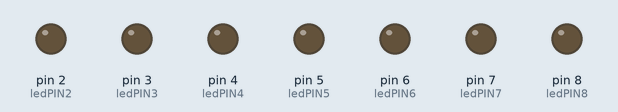
Simulated run of this sketch. Board: Arduino Uno, built with avr-gcc and run on an emulated ATmega328P. Shown: output pins drawn as LEDs (lit = HIGH).

Above: at 0.5 s.
At 7.5 s:
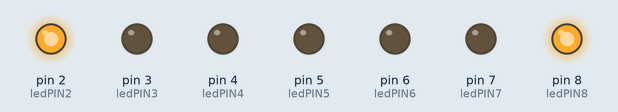
At 9.5 s:
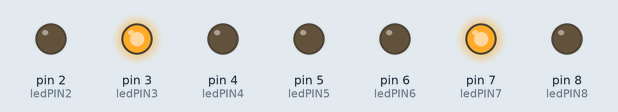
At 13.5 s:
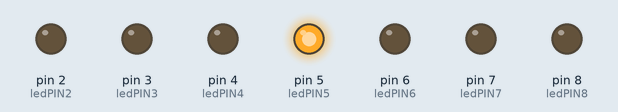
At 17.5 s:
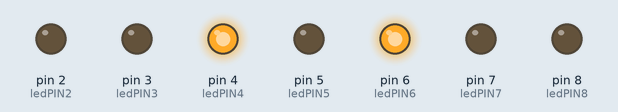
Timing chart, 0 to 18.2 s (numbered marks = the images above):
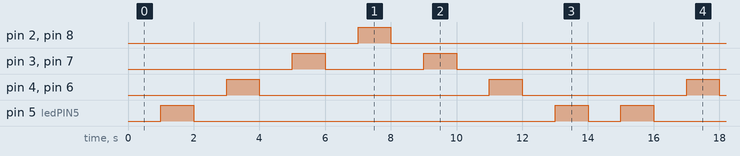

Measured:
- by itself, pin 2 (ledPIN2), pin 8 (ledPIN8): alternates HIGH for 1.0 s and LOW for 13.0 s
- by itself, pin 3 (ledPIN3), pin 7 (ledPIN7): repeats every 14.0 s: LOW 3.0 s, HIGH 1.0 s, LOW 9.0 s, HIGH 1.0 s
- by itself, pin 4 (ledPIN4), pin 6 (ledPIN6): repeats every 14.0 s: LOW 7.0 s, HIGH 1.0 s, LOW 5.0 s, HIGH 1.0 s
- by itself, pin 5 (ledPIN5): repeats every 14.0 s: LOW 11.0 s, HIGH 1.0 s, LOW 1.0 s, HIGH 1.0 s

The sketch:

De_un_lado_a_otro.ino
```cpp
const int ledPIN2 = 2;
const int ledPIN3 = 3;
const int ledPIN4 = 4;
const int ledPIN5 = 5;
const int ledPIN6 = 6;
const int ledPIN7 = 7;
const int ledPIN8 = 8;

void setup(){
  Serial.begin(9600);
  pinMode(ledPIN2 , OUTPUT);
  pinMode(ledPIN3 , OUTPUT);
  pinMode(ledPIN4 , OUTPUT);
  pinMode(ledPIN5 , OUTPUT);
  pinMode(ledPIN6 , OUTPUT);
  pinMode(ledPIN7 , OUTPUT);
  pinMode(ledPIN8 , OUTPUT);
}

void loop(){
  digitalWrite(ledPIN5, LOW);
  delay(1000);
  digitalWrite(ledPIN5, HIGH);
  delay(1000);
  digitalWrite(ledPIN5, LOW);
  delay(1000);
  digitalWrite(ledPIN4, HIGH);
  digitalWrite(ledPIN6, HIGH);
  delay(1000);
  digitalWrite(ledPIN4, LOW);
  digitalWrite(ledPIN6, LOW);
  delay(1000);
  digitalWrite(ledPIN3, HIGH);
  digitalWrite(ledPIN7, HIGH);
  delay(1000);
  digitalWrite(ledPIN3, LOW);
  digitalWrite(ledPIN7, LOW);
  delay(1000);
  digitalWrite(ledPIN2, HIGH);
  digitalWrite(ledPIN8, HIGH);
  delay(1000);
  digitalWrite(ledPIN2, LOW);
  digitalWrite(ledPIN8, LOW);
  delay(1000);
  digitalWrite(ledPIN3, HIGH);
  digitalWrite(ledPIN7, HIGH);
  delay(1000);
  digitalWrite(ledPIN3, LOW);
  digitalWrite(ledPIN7, LOW);
  delay(1000);
  digitalWrite(ledPIN4, HIGH);
  digitalWrite(ledPIN6, HIGH);
  delay(1000);
  digitalWrite(ledPIN4, LOW);
  digitalWrite(ledPIN6, LOW);
  delay(1000);
  digitalWrite(ledPIN5, HIGH);
  delay(1000);
}
```
